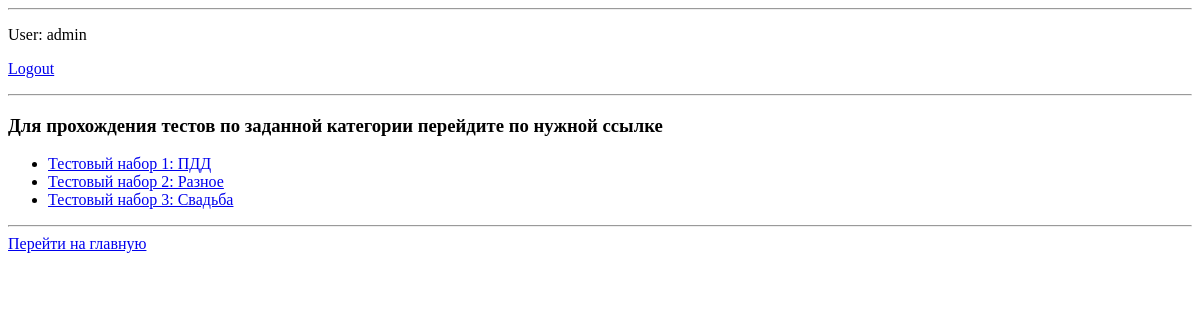
Before: /test_form/ (signed in) with the older database file.
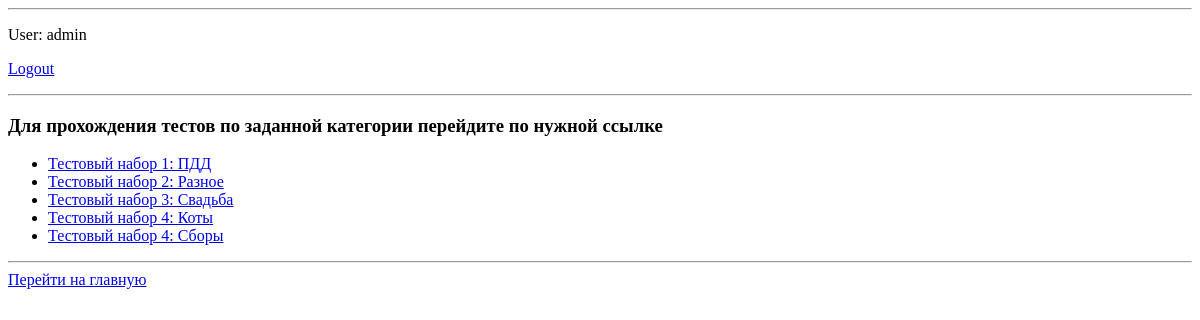
After: the same page with the newer database file.
### test_form/models.py (models this page shows, shortened)
class Group(models.Model):
    group_text = models.CharField(max_length=200)

### test_form/views.py (the view)
# urls.py: path('', views.index, name='index'),
@login_required
def index(request):
    group_list = Group.objects.all()
    question_list = []
    for group in group_list:
        question_first = Question.objects.filter(group_id=group).order_by('id').first()
        question_list.append([group.group_text, question_first.id])
    template = loader.get_template('test_form/index.html')
    context = {
        'question_list': question_list,
    }
    return HttpResponse(template.render(context, request))

### test_form/templates/test_form/index.html
{% extends "base_generic.html" %}
{% block content %}
	<h3> Для прохождения тестов по заданной категории перейдите по нужной ссылке</h3>
	{% if question_list %}
    	<ul>
	    {% for question in question_list %}
    	    <li><a href="/test_form/{{ question.1 }}/">{{ question.0 }}</a></li>
	    {% endfor %}
    	</ul>
	{% else %}
    	<p>No groups are available.</p>
	{% endif %}
{% endblock %}

Changed rows visible on the page:
added Group: group_text "Тестовый набор 4: Коты"
added Group: group_text "Тестовый набор 4: Сборы"
